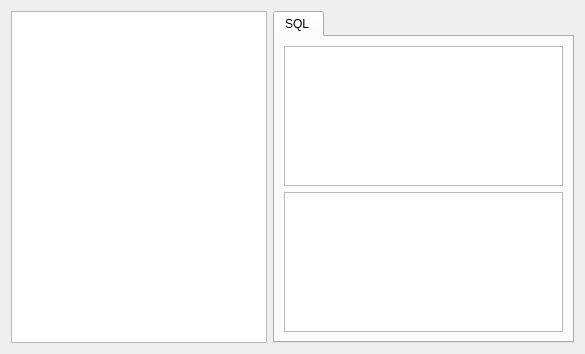
<?xml version="1.0" encoding="UTF-8"?>
<ui version="4.0">
 <class>QSqlEditor</class>
 <widget class="QWidget" name="QSqlEditor">
  <property name="geometry">
   <rect>
    <x>0</x>
    <y>0</y>
    <width>585</width>
    <height>354</height>
   </rect>
  </property>
  <property name="windowTitle">
   <string>Form</string>
  </property>
  <layout class="QHBoxLayout" name="horizontalLayout" stretch="0,0">
   <item>
    <widget class="QTreeView" name="dbTreeView">
     <property name="sizePolicy">
      <sizepolicy hsizetype="Preferred" vsizetype="Expanding">
       <horstretch>0</horstretch>
       <verstretch>0</verstretch>
      </sizepolicy>
     </property>
    </widget>
   </item>
   <item>
    <widget class="QTabWidget" name="tabWidget">
     <property name="currentIndex">
      <number>0</number>
     </property>
     <widget class="QWidget" name="tab_2">
      <attribute name="title">
       <string>SQL </string>
      </attribute>
      <layout class="QVBoxLayout" name="verticalLayout_2">
       <item>
        <widget class="QPlainTextEdit" name="sqlTextEdit">
         <property name="sizePolicy">
          <sizepolicy hsizetype="Expanding" vsizetype="Preferred">
           <horstretch>0</horstretch>
           <verstretch>0</verstretch>
          </sizepolicy>
         </property>
        </widget>
       </item>
       <item>
        <widget class="QTableView" name="sqlTableView"/>
       </item>
      </layout>
     </widget>
    </widget>
   </item>
  </layout>
 </widget>
 <resources/>
 <connections/>
</ui>
